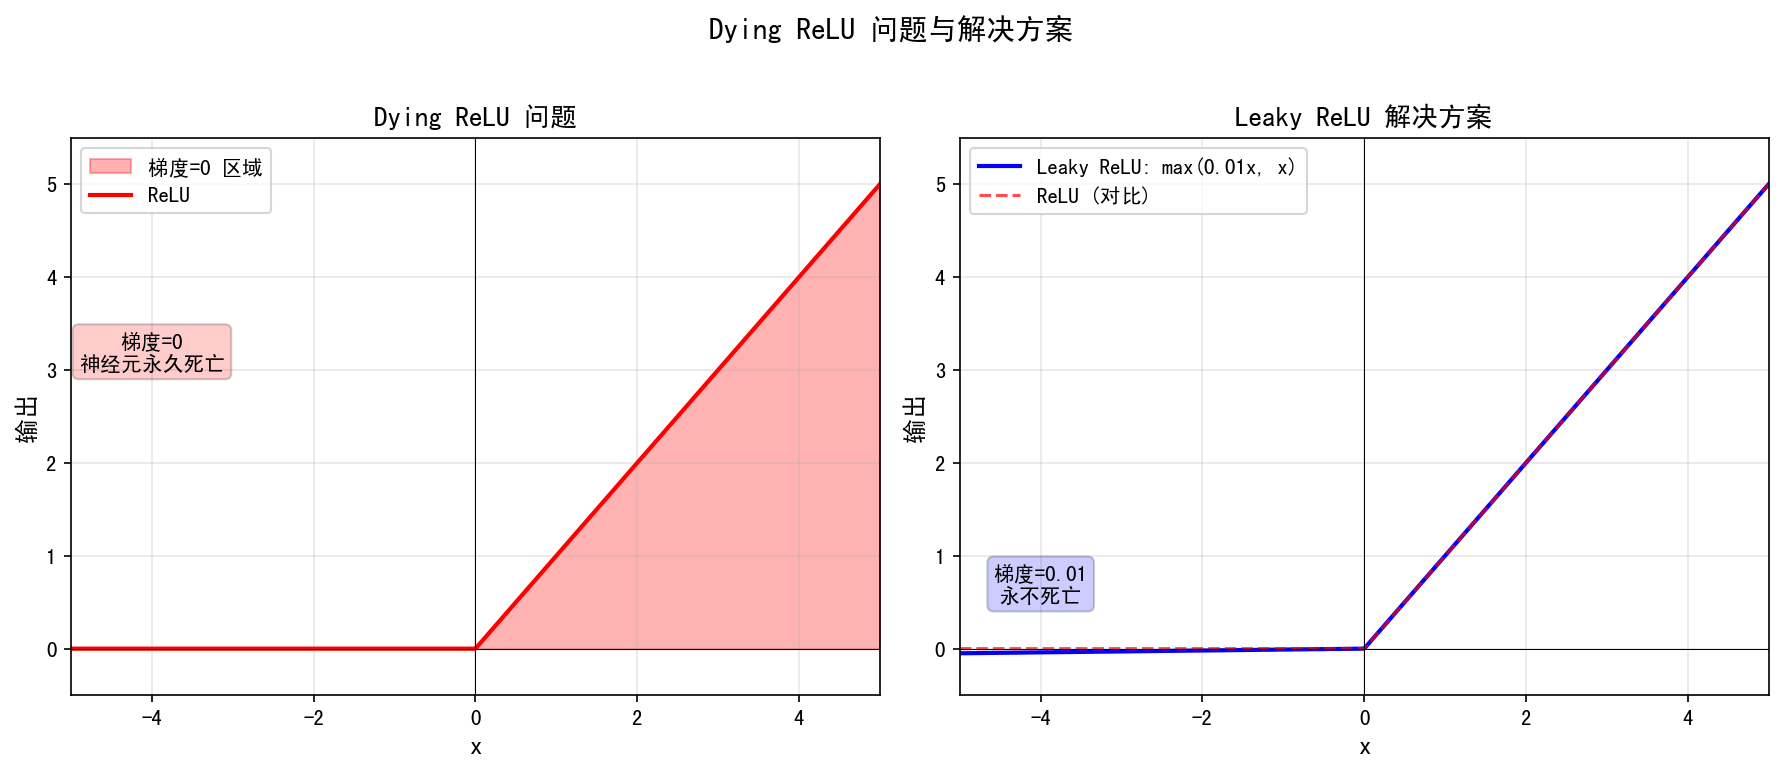

Source code (Python):
import numpy as np
import matplotlib.pyplot as plt

plt.rcParams['font.sans-serif'] = ['SimHei', 'DejaVu Sans']
plt.rcParams['axes.unicode_minus'] = False

x = np.linspace(-5, 5, 400)
y_relu = np.maximum(0, x)
y_leaky = np.where(x > 0, x, 0.01 * x)

fig, (ax1, ax2) = plt.subplots(1, 2, figsize=(12, 5))

# 左图: Dying ReLU 问题
ax1.fill_between(x, 0, y_relu, alpha=0.3, color='red', label='梯度=0 区域')
ax1.plot(x, y_relu, 'r-', linewidth=2, label='ReLU')
ax1.axhline(y=0, color='k', linewidth=0.5)
ax1.axvline(x=0, color='k', linewidth=0.5)
ax1.set_xlim(-5, 5)
ax1.set_ylim(-0.5, 5.5)
ax1.set_xlabel('x', fontsize=12)
ax1.set_ylabel('输出', fontsize=12)
ax1.set_title('Dying ReLU 问题', fontsize=13, fontweight='bold')
ax1.legend(loc='upper left')
ax1.grid(True, alpha=0.3)

# 添加文字说明
ax1.text(-4, 3, '梯度=0\n神经元永久死亡', fontsize=10, 
         bbox=dict(boxstyle='round', facecolor='red', alpha=0.2), ha='center')

# 右图: Leaky ReLU 解决方案
ax2.plot(x, y_leaky, 'b-', linewidth=2, label='Leaky ReLU: max(0.01x, x)')
ax2.plot(x, y_relu, 'r--', linewidth=1.5, alpha=0.7, label='ReLU (对比)')
ax2.axhline(y=0, color='k', linewidth=0.5)
ax2.axvline(x=0, color='k', linewidth=0.5)
ax2.set_xlim(-5, 5)
ax2.set_ylim(-0.5, 5.5)
ax2.set_xlabel('x', fontsize=12)
ax2.set_ylabel('输出', fontsize=12)
ax2.set_title('Leaky ReLU 解决方案', fontsize=13, fontweight='bold')
ax2.legend(loc='upper left')
ax2.grid(True, alpha=0.3)

# 添加文字说明
ax2.text(-4, 0.5, '梯度=0.01\n永不死亡', fontsize=10,
         bbox=dict(boxstyle='round', facecolor='blue', alpha=0.2), ha='center')

plt.suptitle('Dying ReLU 问题与解决方案', fontsize=14, fontweight='bold', y=1.02)
plt.tight_layout()
plt.savefig('dying_relu.png', dpi=150, bbox_inches='tight')
print("dying_relu.png 已保存")
